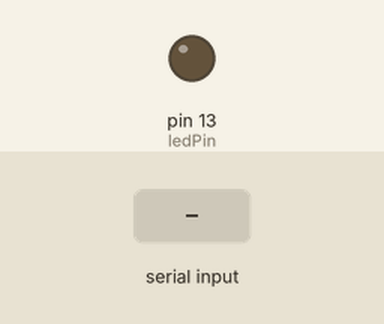
This sketch was run on a simulated Arduino Uno, built with avr-gcc and run on an emulated ATmega328P. On the bench: output pins drawn as LEDs (lit = HIGH). Dashed ring = blinking. The test bench sets the inputs (shaded band).

Above: at 1.2 s.
1.3 s: "1" received over Serial
At 1.4 s:
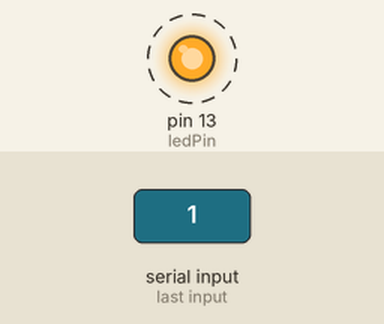
4.3 s: "0" received over Serial
At 5.6 s:
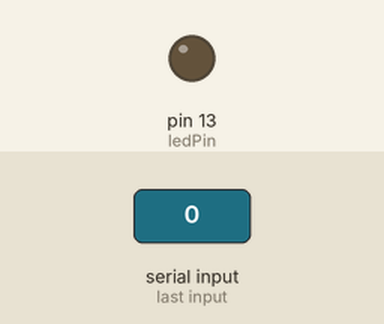
Timing chart, 0 to 7.3 s (numbered marks = the images above; inputs shaded):
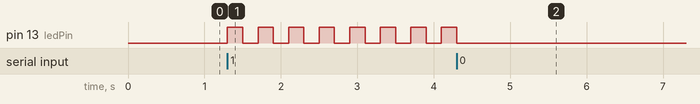

The sketch:

mac_battery.ino
```cpp
const int ledPin = 13; // 아두이노 나노 내장 LED가 연결된 13번 핀
bool isLowBattery = false; // 배터리 부족 상태 저장 변수
unsigned long previousMillis = millis(); // 비차단 깜빡임을 위한 시간 기록 변수
const long interval = 200; // 깜빡이는 속도 (밀리초 단위, 200ms = 0.2초)
bool ledState = LOW;

void setup() {
  Serial.begin(9600);      // 파이썬 통신 속도(Baud Rate) 설정
  pinMode(ledPin, OUTPUT); // 내장 LED 핀을 출력으로 설정
  digitalWrite(ledPin, LOW);
}

void loop() {
  // 1. 파이썬으로부터 새로운 시리얼 데이터가 들어왔는지 확인
  if (Serial.available() > 0) {
    char command = Serial.read();

    if (command == '1') {
      isLowBattery = true; // 배터리 20% 이하 상태로 설정
    }
    else if (command == '0') {
      isLowBattery = false; // 정상 상태로 설정
      digitalWrite(ledPin, LOW); // LED 끄기
      ledState = LOW;
    }
  }

  // 2. 배터리 부족 상태가 true일 경우, 딜레이 없이 빠르게 깜빡이기
  if (isLowBattery) {
    unsigned long currentMillis = millis();

    if (currentMillis - previousMillis >= interval) {
      previousMillis = currentMillis; // 마지막 변경 시간 갱신

      // LED 상태 반전 (켜져있으면 끄고, 꺼져있으면 켜기)
      if (ledState == LOW) {
        ledState = HIGH;
      } else {
        ledState = LOW;
      }
      digitalWrite(ledPin, ledState);
    }
  }
}
```

Measured:
- after the input at 1.3 s, pin 13 (ledPin): alternates HIGH for 0.20 s and LOW for 0.20 s, starting at once
- after the input at 4.3 s, pin 13 (ledPin): goes on until 4.3 s, then stays LOW
